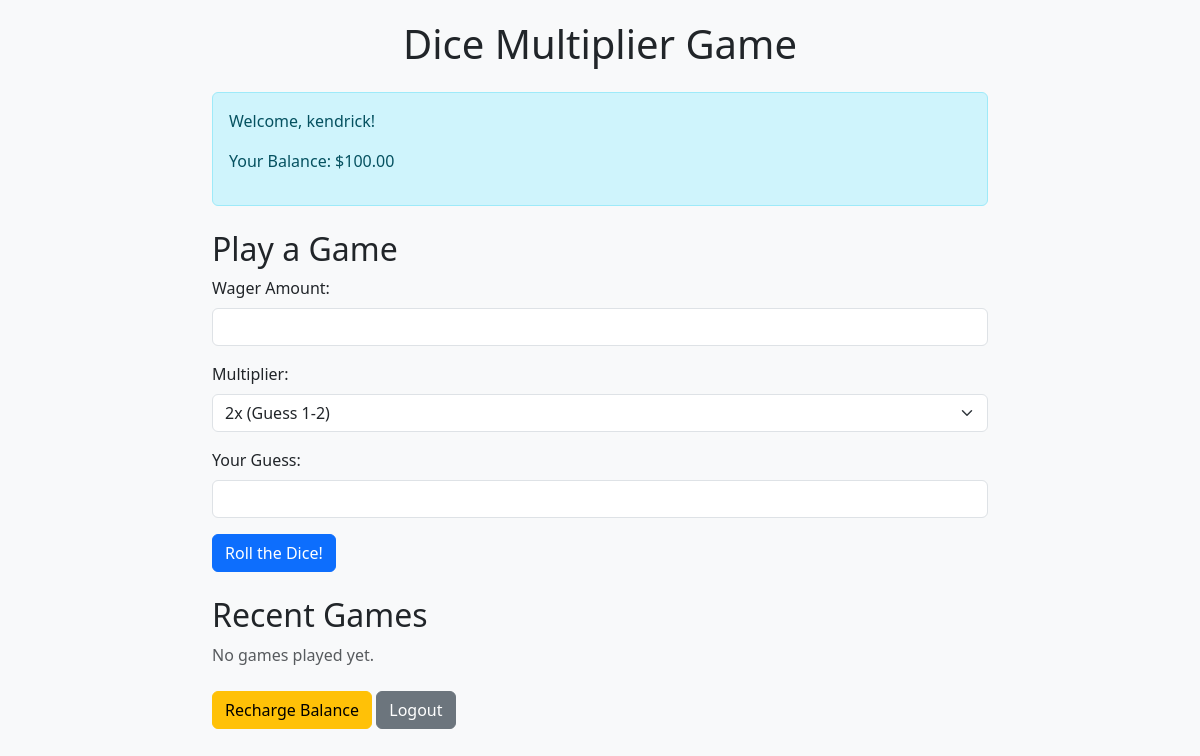
Page /dice/ (signed in) on the earlier database version.
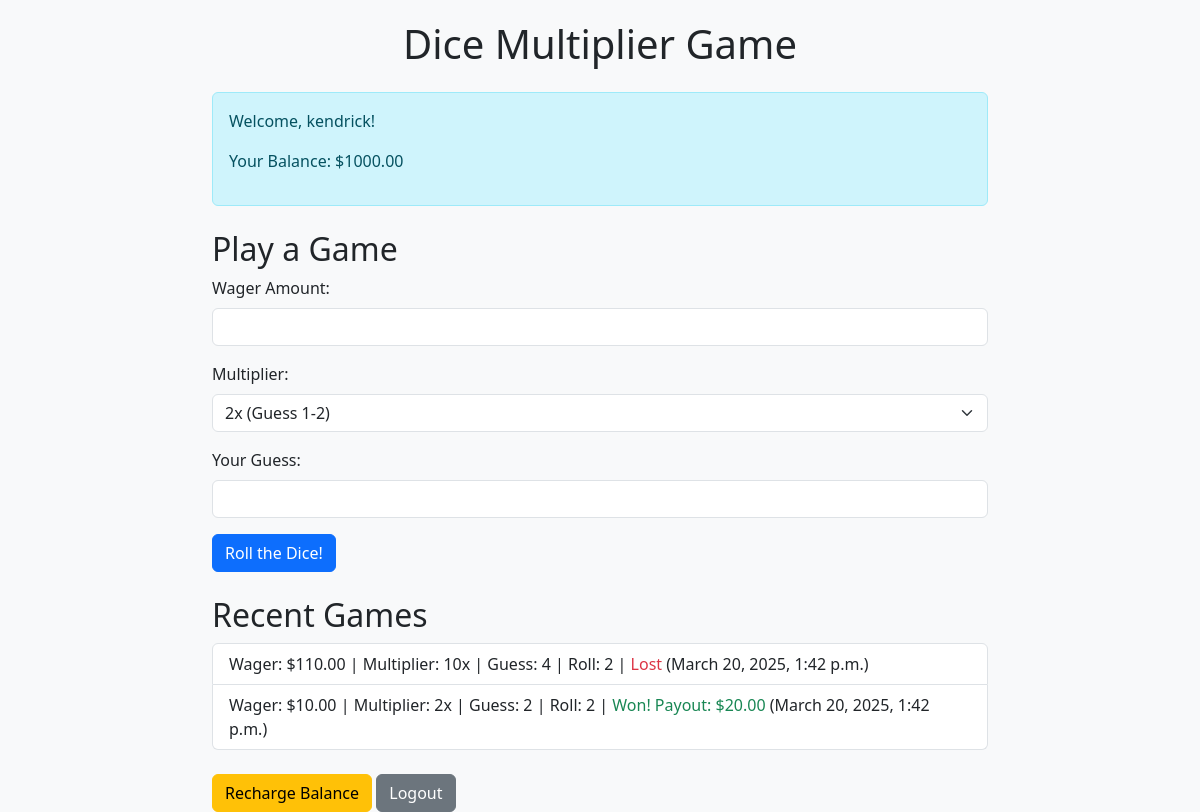
Same page on the later database version.
### accounts/models.py (models this page shows, shortened)
class UserProfile(models.Model):
    user = models.OneToOneField(User, on_delete=models.CASCADE)
    balance = models.DecimalField(max_digits=10, decimal_places=2, default=100.00)  # Starting balance of $100

### dice/models.py (models this page shows, shortened)
class Game(models.Model):
    user = models.ForeignKey(User, on_delete=models.CASCADE)
    wager = models.DecimalField(max_digits=10, decimal_places=2)
    multiplier = models.IntegerField()  # e.g., 2, 3, 4, etc.
    guess = models.IntegerField()  # User's guessed number
    roll_result = models.IntegerField()  # Randomly generated roll
    won = models.BooleanField()  # True if user won, False if lost
    payout = models.DecimalField(max_digits=10, decimal_places=2, default=0.00)  # Winnings (or 0 if lost)
    timestamp = models.DateTimeField(auto_now_add=True)

### dice/views.py (the view)
# urls.py: path('', views.index, name='index'),  # Main game page
@login_required
def index(request):
    user_profile = request.user.userprofile
    games = Game.objects.filter(user=request.user).order_by('-timestamp')[:10]
    return render(request, 'dice/index.html', {'user_profile': user_profile, 'games': games})

### dice/templates/dice/index.html (shortened to what this page needs)
{% extends 'base.html' %}
{% block content %}
    <h1 class="text-center mb-4">Dice Multiplier Game</h1>
    <div class="alert alert-info">
        <p>Welcome, {{ user.username }}!</p>
        <p>Your Balance: ${{ user_profile.balance|default:"0.00" }}</p>
    </div>
    <h2 class="mt-4">Play a Game</h2>
    <form method="post" action="{% url 'dice:play_game' %}" class="mb-4">
        <div class="mb-3">
            <label for="wager" class="form-label">Wager Amount:</label>
            <input type="number" name="wager" id="wager" step="0.01" min="0.01" max="{{ user_profile.balance|default:'0.00' }}" class="form-control" required>
        </div>
        <div class="mb-3">
            <label for="multiplier" class="form-label">Multiplier:</label>
            <select name="multiplier" id="multiplier" onchange="updateGuessRange()" class="form-select" required>
                <option value="2">2x (Guess 1-2)</option>
            </select>
        </div>
        <div class="mb-3">
            <label for="guess" class="form-label">Your Guess:</label>
            <input type="number" name="guess" id="guess" min="1" max="2" class="form-control" required>
        </div>
        <button type="submit" class="btn btn-primary">Roll the Dice!</button>
    </form>
    <h2 class="mt-4">Recent Games</h2>
    {% if games %}
        <ul class="list-group">
        {% for game in games %}
            <li class="list-group-item">
                Wager: ${{ game.wager }} | Multiplier: {{ game.multiplier }}x | Guess: {{ game.guess }} | Roll: {{ game.roll_result }} |
                {% if game.won %}
                    <span class="text-success">Won! Payout: ${{ game.payout }}</span>
                {% else %}
                    <span class="text-danger">Lost</span>
                {% endif %}
                ({{ game.timestamp }})
            </li>
        {% endfor %}
        </ul>
    {% else %}
        <p class="text-muted">No games played yet.</p>
    {% endif %}
    <div class="mt-4">
        <a href="{% url 'dice:recharge' %}" class="btn btn-warning">Recharge Balance</a>
        <form method="post" action="{% url 'accounts:logout' %}" class="d-inline">
            <button type="submit" class="btn btn-secondary">Logout</button>
        </form>
    </div>
{% endblock %}

### accounts/templates/base.html (shortened to what this page needs)
<!DOCTYPE html>
<html lang="en">
<head>
    <link href="https://cdn.jsdelivr.net/npm/bootstrap@5.3.3/dist/css/bootstrap.min.css" rel="stylesheet">
</head>
<body>
    <div class="container">
        {% block content %}
        {% endblock %}
    </div>
</body>
</html>

### accounts/templates/base.html (style rules this page uses)
body { background-color: #f8f9fa; }
.container { max-width: 800px; margin-top: 20px; }

Differences in the rows shown:
changed UserProfile: balance "100.00" → "1000.00"
added Game: wager "110.00", multiplier "10", guess "4", roll_result "2", won "Lost", timestamp "March 20, 2025, 1:42 p.m."
added Game: wager "10.00", multiplier "2", guess "2", roll_result "2", payout "20.00", timestamp "March 20, 2025, 1:42 p.m."
Other differences:
text no longer shown: "No games played yet."
